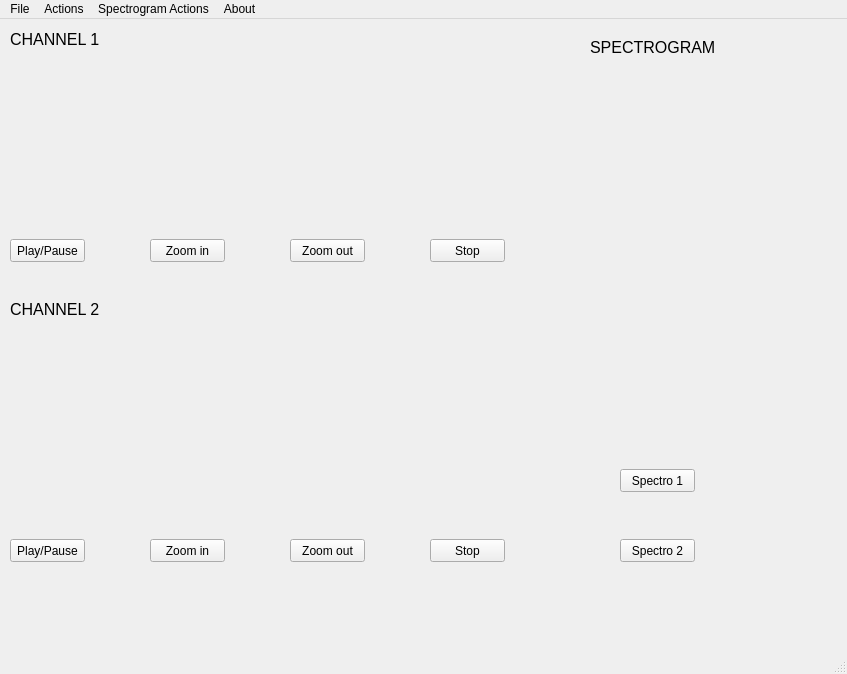
<?xml version="1.0" encoding="UTF-8"?>
<ui version="4.0">
 <class>mainWindow</class>
 <widget class="QMainWindow" name="mainWindow">
  <property name="geometry">
   <rect>
    <x>0</x>
    <y>0</y>
    <width>847</width>
    <height>674</height>
   </rect>
  </property>
  <property name="windowTitle">
   <string>BioMedical Signal Viewer</string>
  </property>
  <widget class="QWidget" name="centralwidget">
   <widget class="QWidget" name="graphCh1" native="true">
    <property name="geometry">
     <rect>
      <x>10</x>
      <y>40</y>
      <width>491</width>
      <height>151</height>
     </rect>
    </property>
   </widget>
   <widget class="QWidget" name="graphCh2" native="true">
    <property name="geometry">
     <rect>
      <x>10</x>
      <y>320</y>
      <width>491</width>
      <height>161</height>
     </rect>
    </property>
   </widget>
   <widget class="QWidget" name="spectrogram" native="true">
    <property name="geometry">
     <rect>
      <x>550</x>
      <y>40</y>
      <width>211</width>
      <height>371</height>
     </rect>
    </property>
   </widget>
   <widget class="QPushButton" name="playPauseButtonCh1">
    <property name="geometry">
     <rect>
      <x>10</x>
      <y>220</y>
      <width>75</width>
      <height>23</height>
     </rect>
    </property>
    <property name="text">
     <string>Play/Pause</string>
    </property>
   </widget>
   <widget class="QPushButton" name="zoomInButtonCh1">
    <property name="geometry">
     <rect>
      <x>150</x>
      <y>220</y>
      <width>75</width>
      <height>23</height>
     </rect>
    </property>
    <property name="text">
     <string>Zoom in</string>
    </property>
   </widget>
   <widget class="QPushButton" name="zoomOutButtonCh1">
    <property name="geometry">
     <rect>
      <x>290</x>
      <y>220</y>
      <width>75</width>
      <height>23</height>
     </rect>
    </property>
    <property name="text">
     <string>Zoom out</string>
    </property>
   </widget>
   <widget class="QPushButton" name="stopButtonCh1">
    <property name="geometry">
     <rect>
      <x>430</x>
      <y>220</y>
      <width>75</width>
      <height>23</height>
     </rect>
    </property>
    <property name="text">
     <string>Stop</string>
    </property>
   </widget>
   <widget class="QPushButton" name="playPauseButtonCh2">
    <property name="geometry">
     <rect>
      <x>10</x>
      <y>520</y>
      <width>75</width>
      <height>23</height>
     </rect>
    </property>
    <property name="text">
     <string>Play/Pause</string>
    </property>
   </widget>
   <widget class="QPushButton" name="zoomInButtonCh2">
    <property name="geometry">
     <rect>
      <x>150</x>
      <y>520</y>
      <width>75</width>
      <height>23</height>
     </rect>
    </property>
    <property name="text">
     <string>Zoom in</string>
    </property>
   </widget>
   <widget class="QPushButton" name="zoomOutButtonCh2">
    <property name="geometry">
     <rect>
      <x>290</x>
      <y>520</y>
      <width>75</width>
      <height>23</height>
     </rect>
    </property>
    <property name="text">
     <string>Zoom out</string>
    </property>
   </widget>
   <widget class="QPushButton" name="stopButtonCh2">
    <property name="geometry">
     <rect>
      <x>430</x>
      <y>520</y>
      <width>75</width>
      <height>23</height>
     </rect>
    </property>
    <property name="text">
     <string>Stop</string>
    </property>
   </widget>
   <widget class="QPushButton" name="spectroRun">
    <property name="geometry">
     <rect>
      <x>620</x>
      <y>450</y>
      <width>75</width>
      <height>23</height>
     </rect>
    </property>
    <property name="text">
     <string>Spectro 1</string>
    </property>
   </widget>
   <widget class="QLabel" name="label">
    <property name="geometry">
     <rect>
      <x>10</x>
      <y>5</y>
      <width>191</width>
      <height>31</height>
     </rect>
    </property>
    <property name="font">
     <font>
      <pointsize>12</pointsize>
     </font>
    </property>
    <property name="text">
     <string>CHANNEL 1</string>
    </property>
   </widget>
   <widget class="QLabel" name="label_2">
    <property name="geometry">
     <rect>
      <x>10</x>
      <y>275</y>
      <width>131</width>
      <height>31</height>
     </rect>
    </property>
    <property name="font">
     <font>
      <pointsize>12</pointsize>
     </font>
    </property>
    <property name="text">
     <string>CHANNEL 2</string>
    </property>
   </widget>
   <widget class="QLabel" name="label_3">
    <property name="geometry">
     <rect>
      <x>590</x>
      <y>20</y>
      <width>161</width>
      <height>16</height>
     </rect>
    </property>
    <property name="font">
     <font>
      <pointsize>12</pointsize>
     </font>
    </property>
    <property name="text">
     <string>SPECTROGRAM</string>
    </property>
   </widget>
   <widget class="QPushButton" name="pushButton">
    <property name="geometry">
     <rect>
      <x>620</x>
      <y>520</y>
      <width>75</width>
      <height>23</height>
     </rect>
    </property>
    <property name="text">
     <string>Spectro 2</string>
    </property>
   </widget>
  </widget>
  <widget class="QMenuBar" name="menubar">
   <property name="geometry">
    <rect>
     <x>0</x>
     <y>0</y>
     <width>847</width>
     <height>26</height>
    </rect>
   </property>
   <widget class="QMenu" name="menuFile">
    <property name="title">
     <string>File</string>
    </property>
    <widget class="QMenu" name="menuOpen">
     <property name="title">
      <string>Open</string>
     </property>
     <addaction name="menuOpen_Ch1"/>
     <addaction name="menuOpen_Ch2"/>
     <addaction name="actionSpectro_Ch_1"/>
     <addaction name="actionSpectro_Ch2"/>
    </widget>
    <widget class="QMenu" name="menuSave_as">
     <property name="title">
      <string>Save as</string>
     </property>
     <addaction name="actionPDF"/>
    </widget>
    <addaction name="menuOpen"/>
    <addaction name="menuSave_as"/>
    <addaction name="actionExit"/>
   </widget>
   <widget class="QMenu" name="menuActions">
    <property name="title">
     <string>Actions</string>
    </property>
    <widget class="QMenu" name="menuChannel_1">
     <property name="title">
      <string>Channel 1</string>
     </property>
     <addaction name="actionShow_Hide"/>
     <addaction name="actionChange_Color"/>
     <addaction name="actionSpeed_Options_2"/>
     <addaction name="actionAdd_Title"/>
    </widget>
    <widget class="QMenu" name="menuChannel_2">
     <property name="title">
      <string>Channel 2</string>
     </property>
     <addaction name="actionShow_Hide_2"/>
     <addaction name="actionChange_Color_2"/>
     <addaction name="actionSpeed_Options"/>
     <addaction name="actionAdd_Title_2"/>
    </widget>
    <addaction name="menuChannel_1"/>
    <addaction name="menuChannel_2"/>
   </widget>
   <widget class="QMenu" name="menuAbout">
    <property name="title">
     <string>About</string>
    </property>
   </widget>
   <widget class="QMenu" name="menuSpectrogram_Actions">
    <property name="title">
     <string>Spectrogram Actions</string>
    </property>
    <widget class="QMenu" name="menuColor_Palettes">
     <property name="title">
      <string>Color Palettes</string>
     </property>
     <addaction name="actionPalette_1"/>
     <addaction name="actionPalette_2"/>
     <addaction name="actionPalette_3"/>
     <addaction name="actionPalette_4"/>
     <addaction name="actionPalette_5"/>
    </widget>
    <addaction name="menuColor_Palettes"/>
   </widget>
   <addaction name="menuFile"/>
   <addaction name="menuActions"/>
   <addaction name="menuSpectrogram_Actions"/>
   <addaction name="menuAbout"/>
  </widget>
  <widget class="QStatusBar" name="statusbar"/>
  <action name="menuOpen_Ch1">
   <property name="text">
    <string>Channel 1</string>
   </property>
  </action>
  <action name="menuOpen_Ch2">
   <property name="text">
    <string>Channel 2</string>
   </property>
  </action>
  <action name="actionSpectro_Ch_1">
   <property name="text">
    <string>Spectro-Ch 1</string>
   </property>
  </action>
  <action name="actionSpectro_Ch2">
   <property name="text">
    <string>Spectro-Ch2</string>
   </property>
  </action>
  <action name="menuSave_asImg">
   <property name="text">
    <string>Img</string>
   </property>
  </action>
  <action name="menuSave_asMp4">
   <property name="text">
    <string>mp4</string>
   </property>
  </action>
  <action name="actionPlay_Pause">
   <property name="text">
    <string>Play/Pause</string>
   </property>
  </action>
  <action name="actionZoom_in">
   <property name="text">
    <string>Zoom in</string>
   </property>
  </action>
  <action name="actionZoom_out">
   <property name="text">
    <string>Zoom out</string>
   </property>
  </action>
  <action name="actionPlay_Pause_2">
   <property name="text">
    <string>Play/Pause</string>
   </property>
  </action>
  <action name="actionZoom_in_2">
   <property name="text">
    <string>Zoom in</string>
   </property>
  </action>
  <action name="actionZoom_out_2">
   <property name="text">
    <string>Zoom out</string>
   </property>
  </action>
  <action name="actionStop">
   <property name="text">
    <string>Stop</string>
   </property>
  </action>
  <action name="actionSpectro">
   <property name="text">
    <string>Spectro</string>
   </property>
  </action>
  <action name="actionPlay_Pause_3">
   <property name="text">
    <string>Play/Pause</string>
   </property>
  </action>
  <action name="actionZoom_in_3">
   <property name="text">
    <string>Zoom in</string>
   </property>
  </action>
  <action name="actionZoom_out_3">
   <property name="text">
    <string>Zoom out</string>
   </property>
  </action>
  <action name="actionStop_2">
   <property name="text">
    <string>Stop</string>
   </property>
  </action>
  <action name="actionSpectro_2">
   <property name="text">
    <string>Spectro</string>
   </property>
  </action>
  <action name="actionExit_App">
   <property name="text">
    <string>Exit App</string>
   </property>
  </action>
  <action name="actionExit">
   <property name="text">
    <string>Exit</string>
   </property>
  </action>
  <action name="actionShow_Hide">
   <property name="text">
    <string>Show/Hide</string>
   </property>
  </action>
  <action name="actionChange_Color">
   <property name="text">
    <string>Change Color</string>
   </property>
  </action>
  <action name="actionShow_Hide_2">
   <property name="text">
    <string>Show/Hide</string>
   </property>
  </action>
  <action name="actionChange_Color_2">
   <property name="text">
    <string>Change Color</string>
   </property>
  </action>
  <action name="actionSpeed_Options">
   <property name="text">
    <string>Speed Options</string>
   </property>
  </action>
  <action name="actionFull_Window">
   <property name="text">
    <string>Full Window</string>
   </property>
  </action>
  <action name="actionPalette_1">
   <property name="text">
    <string>Palette 1</string>
   </property>
  </action>
  <action name="actionPalette_2">
   <property name="text">
    <string>Palette 2</string>
   </property>
  </action>
  <action name="actionPalette_3">
   <property name="text">
    <string>Palette 3</string>
   </property>
  </action>
  <action name="actionPalette_4">
   <property name="text">
    <string>Palette 4</string>
   </property>
  </action>
  <action name="actionPalette_5">
   <property name="text">
    <string>Palette 5</string>
   </property>
  </action>
  <action name="actionPDF">
   <property name="text">
    <string>PDF</string>
   </property>
  </action>
  <action name="actionSpeed_Options_2">
   <property name="text">
    <string>Speed Options</string>
   </property>
  </action>
  <action name="actionAdd_Title">
   <property name="text">
    <string>Add Title</string>
   </property>
  </action>
  <action name="actionAdd_Title_2">
   <property name="text">
    <string>Add Title</string>
   </property>
  </action>
 </widget>
 <resources/>
 <connections/>
</ui>
